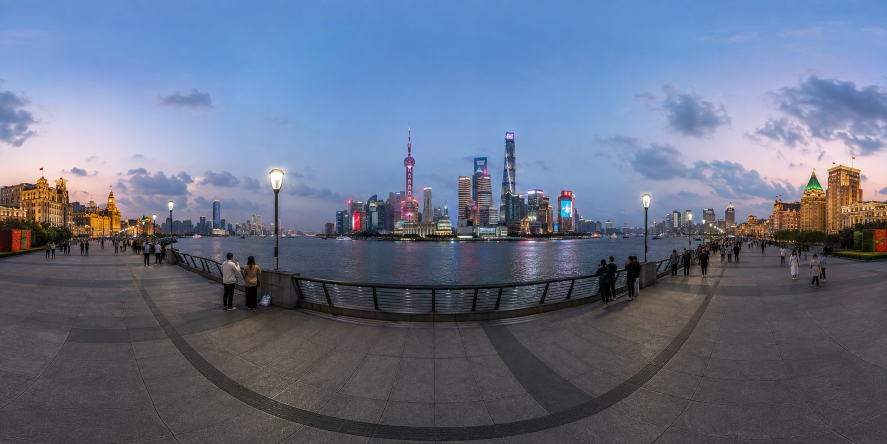
#> input picture chronorama/reference/shanghai-bund.jpg, 1774 x 887 px (shown at 1/2 size)
$ python -i generate.py   (imports and definitions only)
#> lines starting #> are read from the running program, lines starting #| are printed output that depends on the picture; after the words box and inside, x2 and y2 are one past the last pixel; in counts of white or black regions, pixels touching at a corner belong together
#!/usr/bin/env python3
"""chronorama — generate a time series of 360° equirectangular panoramas with Gemini.

Usage:
  python3 generate.py locations/shanghai-bund.json            # generate all missing years
  python3 generate.py locations/shanghai-bund.json --only 1994
  python3 generate.py locations/shanghai-bund.json --force    # regenerate everything

The anchor year is generated first from text alone. Every other year is then
generated outward from the anchor, feeding the nearest already-generated year's
image back in as a reference so the camera position and geography stay locked
while the era changes.

Key: GEMINI_API_KEY or GOOGLE_API_KEY, from the environment or a .env file
next to this script. Output: output/<location-id>/<year>.jpg at 4096x2048,
plus raw/ originals and a manifest.json for viewer.html.
"""

import argparse
import base64
import hashlib
import json
import ssl
import subprocess
import sys
import time
import urllib.error
import urllib.request
from concurrent.futures import ThreadPoolExecutor, as_completed
from pathlib import Path


# [6 lines left out: function ssl_context, not called in this run]

ROOT = Path(__file__).resolve().parent
API_URL = "https://generativelanguage.googleapis.com/v1beta/models/{model}:generateContent"
VERTEX_URL = ("https://{host}/v1/projects/{project}/locations/{location}/"
              "publishers/google/models/{model}:generateContent")
# Nano Banana Pro. NOTE: the id is "gemini-3-pro-image" (no -preview suffix) and it
# is served ONLY from the "global" endpoint; every regional host 404s.
DEFAULT_MODEL = "gemini-3-pro-image"
# 2:1 is rejected by the API, so render the widest ratio on offer and pad to 2:1.
ASPECT_RATIO = "21:9"
FINAL_W, FINAL_H = 4096, 2048


# [35 lines left out: functions find_gcloud, load_auth, not called in this run]


_token_cache = {"token": None, "at": 0.0}


# [80 lines left out: functions vertex_token, call_gemini, not called in this run]


from equirect import to_equirect  # trims smear, pads to true 2:1, blends the seam
import gengen  # GPT Image 2.5 backend


def horizon_of(path):
    """Fraction of image height where the sky/ground transition sits (0.5 = ideal).

    The search is deliberately narrow (38%-62%). A wider window locks onto the
    promenade railing instead: its dark edge against bright water is a stronger
    gradient than a hazy distant far bank, which made well-framed images measure
    as badly off (1975 read 0.668 when its horizon was exactly on 0.500). In a
    correct equirectangular frame the horizon is near the middle by definition,
    so anything outside this band is not the horizon.
    """
    import numpy as np
    from PIL import Image
    a = np.asarray(Image.open(path).convert("L").resize((512, 256))).astype(np.float32)
    prof = np.convolve(a.mean(axis=1), np.ones(5) / 5, mode="same")
    g = np.abs(np.diff(prof))
    lo, hi = int(256 * 0.38), int(256 * 0.62)
    return (lo + int(np.argmax(g[lo:hi]))) / 256.0


def tower_of(path):
    """(x%, sphere-top%) of the Oriental Pearl Tower, or None if not present.

    Found by its magenta spheres: red AND blue both clearly above green. That
    last condition matters -- warm Bund stonework has red above green too, but
    blue below it, and an earlier detector that only checked red locked onto
    the buildings at the frame edges instead of the tower.
    """
    import numpy as np
    from PIL import Image
    W, H = 1440, 360
    a = np.asarray(Image.open(path).convert("RGB").resize((W, H))).astype(np.float32)
    # Search only ABOVE the horizon. The spheres always sit above it, whereas
    # pink things at or below it (a banner, a boat, a reflection) do not -- in
    # 2018 one such blob at the waterline out-scored the real tower by 0.2 and
    # sent the roll-lock 23 degrees the wrong way.
    top, bot = int(H * 0.25), int(H * 0.48)
    band = a[top:bot]
    R, G, B = band[:, :, 0], band[:, :, 1], band[:, :, 2]
    pink = (R - G > 22) & (B - G > 8) & (R > 95)
    score = np.convolve(pink.sum(axis=0).astype(np.float32), np.ones(11) / 11, mode="same")
    if score.max() < 3.0:
        return None
    x = int(np.argmax(score))
    if not (0.30 * W < x < 0.70 * W):
        return None
    rows = np.where(pink[:, max(0, x - 12):x + 12].any(axis=1))[0]
    if len(rows) == 0:
        return None
    return x / W * 100.0, (top + rows[0]) / H * 100.0


# Targets for candidate selection. Tower values are the current set's medians:
# the goal is that every year agrees, so consistency beats any absolute ideal.
TOWER_X, TOWER_TOP = 47.83, 32.0


def select_score(path):
    """Lower is better. Horizon always counts; the tower counts when present.

    Apparent size was the dominant drift -- the spire height varied ~7.8% of
    frame height against ~1% of width for position -- so it is weighted the
    same as the horizon rather than treated as a tiebreak.
    """
    s = abs(horizon_of(path) - 0.5) * 100.0
#> in horizon_of, `a = np.asarray(Image.open(path).convert("L").resize((512, 256))).astyp..`:
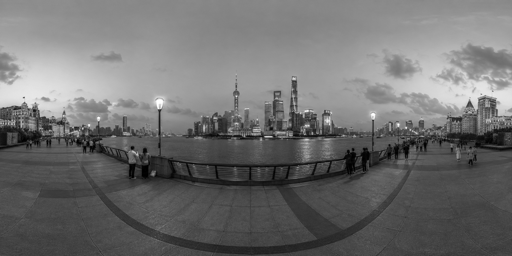
#> a: shape (256, 512) float32; min 0, max 255, mean 111.2
#> in horizon_of, `prof = np.convolve(a.mean(axis=1), np.ones(5) / 5, mode="same")`: prof = 256 values, max 181.8 at index 88, min 39.69 at index 255, mean 110.8
#> in horizon_of, `g = np.abs(np.diff(prof))`: g = 255 values, max 27.45 at index 1, min 0.0203 at index 179, mean 1.22
#> s = 0.781
    t = tower_of(path)
#> in tower_of, `a = np.asarray(Image.open(path).convert("RGB").resize((W, H))).astype(..`:
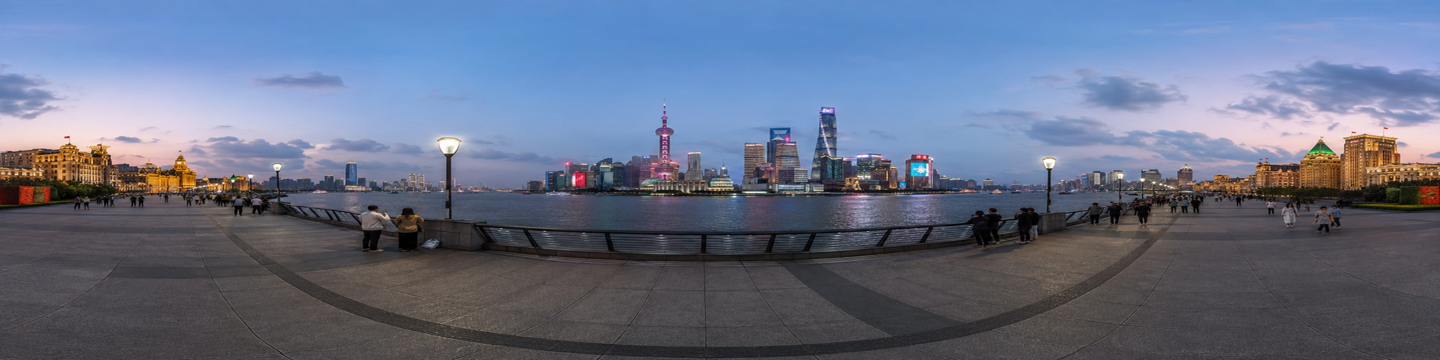
#> a: shape (360, 1440, 3) float32; mean R, G, B 101.9, 111.6, 134.2
#> in tower_of, `band = a[top:bot]`:
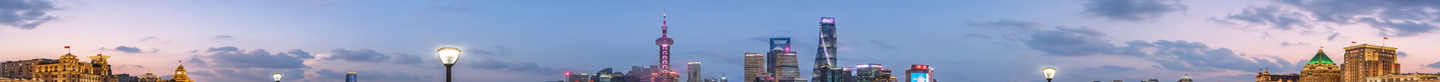
#> band: shape (82, 1440, 3) float32; mean R, G, B 152.4, 160.6, 189.2
#> in tower_of, `R, G, B = band[:, :, 0], band[:, :, 1], band[:, :, 2]`:
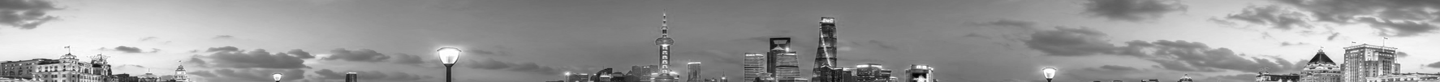
#> R: shape (82, 1440) float32; min 0, max 255, mean 152.4
#> in tower_of, `R, G, B = band[:, :, 0], band[:, :, 1], band[:, :, 2]`:
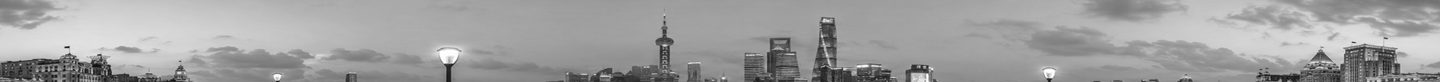
#> G: shape (82, 1440) float32; min 0, max 255, mean 160.6
#> in tower_of, `R, G, B = band[:, :, 0], band[:, :, 1], band[:, :, 2]`:
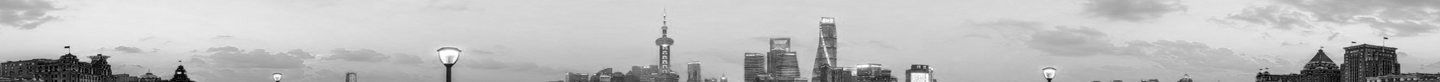
#> B: shape (82, 1440) float32; min 0, max 255, mean 189.2
#> in tower_of, `pink = (R - G > 22) & (B - G > 8) & (R > 95)`:
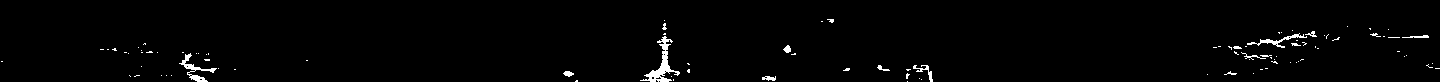
#> pink: shape (82, 1440) bool; 1.5% white; 99 white regions (83 under 20 px), largest, box (x1, y1, x2, y2) and area: (640, 36, 680, 82) 475, (179, 53, 217, 82) 259, (1247, 33, 1307, 48) 188
#> in tower_of, `score = np.convolve(pink.sum(axis=0).astype(np.float32), np.ones(11) /..`: score = 1440 values, max 30.45 at index 663, min 0 at index 8, mean 1.2
#> in tower_of, `x = int(np.argmax(score))`: x = 663
#> in tower_of, `rows = np.where(pink[:, max(0, x - 12):x + 12].any(axis=1))[0]`: rows = 56 values from 20 to 81
#> t = (46.04, 30.56)
    if t:
        x, top = t
#> x = 46.04; top = 30.56
        s += abs(x - TOWER_X) + abs(top - TOWER_TOP)
#> s = 4.01
    return s


# [297 lines left out: functions build_prompt, main, not called in this run]


# [2 lines not run here, left out]

>>> result = select_score('reference/shanghai-bund.jpg')
#> result = 4.01
